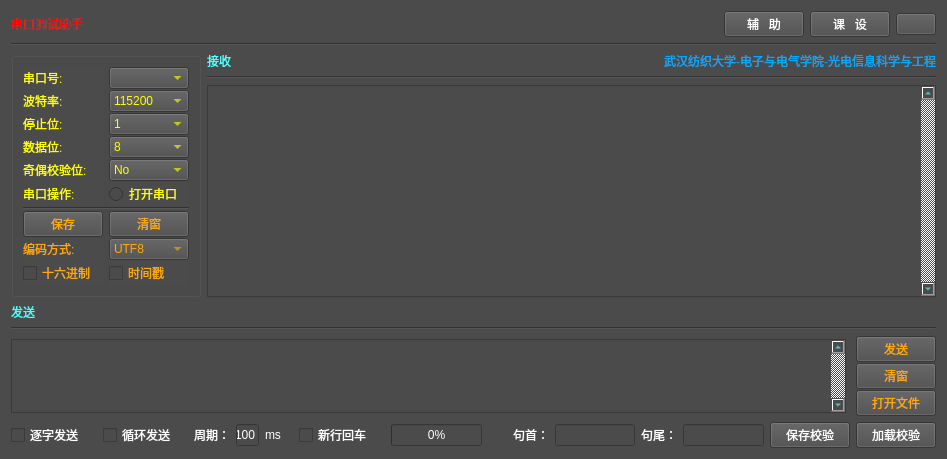
<?xml version="1.0" encoding="UTF-8"?>
<ui version="4.0">
 <class>Form</class>
 <widget class="QWidget" name="Form">
  <property name="geometry">
   <rect>
    <x>0</x>
    <y>0</y>
    <width>947</width>
    <height>441</height>
   </rect>
  </property>
  <property name="sizePolicy">
   <sizepolicy hsizetype="Preferred" vsizetype="Minimum">
    <horstretch>0</horstretch>
    <verstretch>0</verstretch>
   </sizepolicy>
  </property>
  <property name="windowTitle">
   <string>串口调试助手(CHF)</string>
  </property>
  <property name="windowOpacity">
   <double>4.000000000000000</double>
  </property>
  <property name="styleSheet">
   <string notr="true">color: rgb(85, 255, 255);
background-color: rgb(75, 75, 75);
font: 12pt &quot;楷体&quot;;</string>
  </property>
  <layout class="QVBoxLayout" name="verticalLayout" stretch="0,0,0,0,0,0,0">
   <item>
    <layout class="QHBoxLayout" name="horizontalLayout_5">
     <item>
      <widget class="QLabel" name="label_14">
       <property name="styleSheet">
        <string notr="true">font: 16pt &quot;楷体&quot;;
color: rgb(255, 0, 0);</string>
       </property>
       <property name="text">
        <string>串口调试助手</string>
       </property>
      </widget>
     </item>
     <item>
      <spacer name="horizontalSpacer_7">
       <property name="orientation">
        <enum>Qt::Horizontal</enum>
       </property>
       <property name="sizeHint" stdset="0">
        <size>
         <width>40</width>
         <height>20</height>
        </size>
       </property>
      </spacer>
     </item>
     <item>
      <widget class="QPushButton" name="MyDebug">
       <property name="styleSheet">
        <string notr="true">font: 16pt &quot;楷体&quot;;
color: rgb(255, 255, 255);</string>
       </property>
       <property name="text">
        <string>辅   助</string>
       </property>
      </widget>
     </item>
     <item>
      <widget class="QPushButton" name="MyGotoCourse">
       <property name="styleSheet">
        <string notr="true">font: 16pt &quot;楷体&quot;;
color: rgb(255, 255, 255);</string>
       </property>
       <property name="text">
        <string>课   设</string>
       </property>
      </widget>
     </item>
     <item>
      <widget class="QPushButton" name="MyExitBtn">
       <property name="toolTip">
        <string>Esc</string>
       </property>
       <property name="styleSheet">
        <string notr="true">color: rgb(255, 255, 255);</string>
       </property>
       <property name="text">
        <string/>
       </property>
      </widget>
     </item>
    </layout>
   </item>
   <item>
    <widget class="Line" name="line_4">
     <property name="orientation">
      <enum>Qt::Horizontal</enum>
     </property>
    </widget>
   </item>
   <item>
    <layout class="QHBoxLayout" name="horizontalLayout_4">
     <item>
      <widget class="QGroupBox" name="groupBox">
       <property name="title">
        <string/>
       </property>
       <layout class="QGridLayout" name="gridLayout_2">
        <property name="verticalSpacing">
         <number>1</number>
        </property>
        <item row="2" column="0">
         <widget class="QLabel" name="label_5">
          <property name="styleSheet">
           <string notr="true">color:rgb(255, 255, 0);</string>
          </property>
          <property name="text">
           <string>停止位:</string>
          </property>
         </widget>
        </item>
        <item row="1" column="0">
         <widget class="QLabel" name="label_4">
          <property name="styleSheet">
           <string notr="true">color:rgb(255, 255, 0);</string>
          </property>
          <property name="text">
           <string>波特率:</string>
          </property>
         </widget>
        </item>
        <item row="6" column="0" colspan="2">
         <widget class="Line" name="line_3">
          <property name="orientation">
           <enum>Qt::Horizontal</enum>
          </property>
         </widget>
        </item>
        <item row="4" column="1">
         <widget class="QComboBox" name="MyOddEven">
          <property name="styleSheet">
           <string notr="true">color:rgb(255, 255, 0);</string>
          </property>
          <item>
           <property name="text">
            <string>No</string>
           </property>
          </item>
          <item>
           <property name="text">
            <string>Odd</string>
           </property>
          </item>
          <item>
           <property name="text">
            <string>Even</string>
           </property>
          </item>
          <item>
           <property name="text">
            <string>Space</string>
           </property>
          </item>
          <item>
           <property name="text">
            <string>Mark</string>
           </property>
          </item>
         </widget>
        </item>
        <item row="2" column="1">
         <widget class="QComboBox" name="MyStops">
          <property name="styleSheet">
           <string notr="true">color:rgb(255, 255, 0);</string>
          </property>
          <item>
           <property name="text">
            <string>1</string>
           </property>
          </item>
          <item>
           <property name="text">
            <string>1.5</string>
           </property>
          </item>
          <item>
           <property name="text">
            <string>2</string>
           </property>
          </item>
         </widget>
        </item>
        <item row="9" column="1">
         <widget class="QCheckBox" name="MyInsertTime">
          <property name="styleSheet">
           <string notr="true">color: rgb(255, 170, 0);</string>
          </property>
          <property name="text">
           <string>时间戳</string>
          </property>
         </widget>
        </item>
        <item row="7" column="0">
         <widget class="QPushButton" name="MySaveRec">
          <property name="styleSheet">
           <string notr="true">color: rgb(255, 170, 0);</string>
          </property>
          <property name="text">
           <string>保存</string>
          </property>
         </widget>
        </item>
        <item row="3" column="0">
         <widget class="QLabel" name="label_6">
          <property name="styleSheet">
           <string notr="true">color:rgb(255, 255, 0);</string>
          </property>
          <property name="text">
           <string>数据位:</string>
          </property>
         </widget>
        </item>
        <item row="8" column="1">
         <widget class="QComboBox" name="MyEncode">
          <property name="styleSheet">
           <string notr="true">color: rgb(255, 170, 0);</string>
          </property>
          <item>
           <property name="text">
            <string>UTF8</string>
           </property>
          </item>
          <item>
           <property name="text">
            <string>GBK</string>
           </property>
          </item>
         </widget>
        </item>
        <item row="8" column="0">
         <widget class="QLabel" name="label_9">
          <property name="styleSheet">
           <string notr="true">color: rgb(255, 170, 0);</string>
          </property>
          <property name="text">
           <string>编码方式:</string>
          </property>
         </widget>
        </item>
        <item row="5" column="0">
         <widget class="QLabel" name="label_8">
          <property name="styleSheet">
           <string notr="true">color:rgb(255, 255, 0);</string>
          </property>
          <property name="text">
           <string>串口操作:</string>
          </property>
         </widget>
        </item>
        <item row="9" column="0">
         <widget class="QCheckBox" name="MyIsHex">
          <property name="layoutDirection">
           <enum>Qt::LeftToRight</enum>
          </property>
          <property name="styleSheet">
           <string notr="true">color: rgb(255, 170, 0);</string>
          </property>
          <property name="text">
           <string>十六进制</string>
          </property>
         </widget>
        </item>
        <item row="4" column="0">
         <widget class="QLabel" name="label_7">
          <property name="styleSheet">
           <string notr="true">color:rgb(255, 255, 0);</string>
          </property>
          <property name="text">
           <string>奇偶校验位:</string>
          </property>
         </widget>
        </item>
        <item row="5" column="1">
         <widget class="QRadioButton" name="MyControl">
          <property name="layoutDirection">
           <enum>Qt::LeftToRight</enum>
          </property>
          <property name="styleSheet">
           <string notr="true">color:rgb(255, 255, 0);</string>
          </property>
          <property name="text">
           <string>打开串口</string>
          </property>
         </widget>
        </item>
        <item row="0" column="1">
         <widget class="QComboBox" name="MySerialPort">
          <property name="styleSheet">
           <string notr="true">color:rgb(255, 255, 0);</string>
          </property>
         </widget>
        </item>
        <item row="0" column="0">
         <widget class="QLabel" name="label_3">
          <property name="styleSheet">
           <string notr="true">color:rgb(255, 255, 0);</string>
          </property>
          <property name="text">
           <string>串口号:</string>
          </property>
         </widget>
        </item>
        <item row="3" column="1">
         <widget class="QComboBox" name="MyDatas">
          <property name="styleSheet">
           <string notr="true">color:rgb(255, 255, 0);</string>
          </property>
          <property name="currentIndex">
           <number>3</number>
          </property>
          <item>
           <property name="text">
            <string>5</string>
           </property>
          </item>
          <item>
           <property name="text">
            <string>6</string>
           </property>
          </item>
          <item>
           <property name="text">
            <string>7</string>
           </property>
          </item>
          <item>
           <property name="text">
            <string>8</string>
           </property>
          </item>
         </widget>
        </item>
        <item row="1" column="1">
         <widget class="QComboBox" name="MyBaud">
          <property name="styleSheet">
           <string notr="true">color:rgb(255, 255, 0);</string>
          </property>
          <property name="currentIndex">
           <number>7</number>
          </property>
          <item>
           <property name="text">
            <string>1200</string>
           </property>
          </item>
          <item>
           <property name="text">
            <string>2400</string>
           </property>
          </item>
          <item>
           <property name="text">
            <string>4800</string>
           </property>
          </item>
          <item>
           <property name="text">
            <string>9600</string>
           </property>
          </item>
          <item>
           <property name="text">
            <string>19200</string>
           </property>
          </item>
          <item>
           <property name="text">
            <string>38400</string>
           </property>
          </item>
          <item>
           <property name="text">
            <string>57600</string>
           </property>
          </item>
          <item>
           <property name="text">
            <string>115200</string>
           </property>
          </item>
         </widget>
        </item>
        <item row="7" column="1">
         <widget class="QPushButton" name="MyClearRec">
          <property name="styleSheet">
           <string notr="true">color: rgb(255, 170, 0);</string>
          </property>
          <property name="text">
           <string>清窗</string>
          </property>
         </widget>
        </item>
       </layout>
      </widget>
     </item>
     <item>
      <layout class="QVBoxLayout" name="verticalLayout_2">
       <item>
        <layout class="QHBoxLayout" name="horizontalLayout_3">
         <item>
          <widget class="QLabel" name="label">
           <property name="styleSheet">
            <string notr="true">color: rgb(85, 255, 255);</string>
           </property>
           <property name="text">
            <string>接收</string>
           </property>
          </widget>
         </item>
         <item>
          <widget class="QLabel" name="label_15">
           <property name="styleSheet">
            <string notr="true">color: rgb(0, 170, 255);</string>
           </property>
           <property name="text">
            <string>武汉纺织大学-电子与电气学院-光电信息科学与工程</string>
           </property>
           <property name="alignment">
            <set>Qt::AlignRight|Qt::AlignTrailing|Qt::AlignVCenter</set>
           </property>
          </widget>
         </item>
        </layout>
       </item>
       <item>
        <widget class="Line" name="line_5">
         <property name="orientation">
          <enum>Qt::Horizontal</enum>
         </property>
        </widget>
       </item>
       <item>
        <widget class="QTextBrowser" name="MyReceWin">
         <property name="minimumSize">
          <size>
           <width>600</width>
           <height>0</height>
          </size>
         </property>
         <property name="styleSheet">
          <string notr="true"/>
         </property>
         <property name="locale">
          <locale language="English" country="UnitedStates"/>
         </property>
         <property name="frameShape">
          <enum>QFrame::StyledPanel</enum>
         </property>
         <property name="frameShadow">
          <enum>QFrame::Sunken</enum>
         </property>
         <property name="verticalScrollBarPolicy">
          <enum>Qt::ScrollBarAlwaysOn</enum>
         </property>
         <property name="html">
          <string>&lt;!DOCTYPE HTML PUBLIC &quot;-//W3C//DTD HTML 4.0//EN&quot; &quot;http://www.w3.org/TR/REC-html40/strict.dtd&quot;&gt;
&lt;html&gt;&lt;head&gt;&lt;meta name=&quot;qrichtext&quot; content=&quot;1&quot; /&gt;&lt;style type=&quot;text/css&quot;&gt;
p, li { white-space: pre-wrap; }
&lt;/style&gt;&lt;/head&gt;&lt;body style=&quot; font-family:'楷体'; font-size:12pt; font-weight:400; font-style:normal;&quot;&gt;
&lt;p style=&quot;-qt-paragraph-type:empty; margin-top:0px; margin-bottom:0px; margin-left:0px; margin-right:0px; -qt-block-indent:0; text-indent:0px; font-family:'SimSun'; font-size:9pt;&quot;&gt;&lt;br /&gt;&lt;/p&gt;&lt;/body&gt;&lt;/html&gt;</string>
         </property>
        </widget>
       </item>
      </layout>
     </item>
    </layout>
   </item>
   <item>
    <widget class="QLabel" name="label_2">
     <property name="styleSheet">
      <string notr="true">color: rgb(85, 255, 255);</string>
     </property>
     <property name="text">
      <string>发送</string>
     </property>
    </widget>
   </item>
   <item>
    <widget class="Line" name="line_6">
     <property name="orientation">
      <enum>Qt::Horizontal</enum>
     </property>
    </widget>
   </item>
   <item>
    <layout class="QHBoxLayout" name="horizontalLayout_2">
     <property name="spacing">
      <number>10</number>
     </property>
     <item>
      <widget class="QTextEdit" name="MySendWin">
       <property name="minimumSize">
        <size>
         <width>0</width>
         <height>0</height>
        </size>
       </property>
       <property name="maximumSize">
        <size>
         <width>16777215</width>
         <height>74</height>
        </size>
       </property>
       <property name="verticalScrollBarPolicy">
        <enum>Qt::ScrollBarAlwaysOn</enum>
       </property>
      </widget>
     </item>
     <item>
      <layout class="QVBoxLayout" name="verticalLayout_4">
       <property name="spacing">
        <number>1</number>
       </property>
       <item>
        <widget class="QPushButton" name="MySend">
         <property name="styleSheet">
          <string notr="true">color: rgb(255, 170, 0);</string>
         </property>
         <property name="text">
          <string>发送</string>
         </property>
        </widget>
       </item>
       <item>
        <widget class="QPushButton" name="MyClearSen">
         <property name="styleSheet">
          <string notr="true">color: rgb(255, 170, 0);</string>
         </property>
         <property name="text">
          <string>清窗</string>
         </property>
        </widget>
       </item>
       <item>
        <widget class="QPushButton" name="MyOpenFile">
         <property name="styleSheet">
          <string notr="true">color: rgb(255, 170, 0);</string>
         </property>
         <property name="text">
          <string>打开文件</string>
         </property>
        </widget>
       </item>
      </layout>
     </item>
    </layout>
   </item>
   <item>
    <layout class="QHBoxLayout" name="horizontalLayout">
     <item>
      <widget class="QCheckBox" name="MyByOneSend">
       <property name="styleSheet">
        <string notr="true">color: rgb(255, 255, 255);</string>
       </property>
       <property name="text">
        <string>逐字发送</string>
       </property>
      </widget>
     </item>
     <item>
      <spacer name="horizontalSpacer_3">
       <property name="orientation">
        <enum>Qt::Horizontal</enum>
       </property>
       <property name="sizeHint" stdset="0">
        <size>
         <width>40</width>
         <height>20</height>
        </size>
       </property>
      </spacer>
     </item>
     <item>
      <widget class="QCheckBox" name="MyCirculSend">
       <property name="styleSheet">
        <string notr="true">color: rgb(255, 255, 255);</string>
       </property>
       <property name="text">
        <string>循环发送</string>
       </property>
      </widget>
     </item>
     <item>
      <spacer name="horizontalSpacer_4">
       <property name="orientation">
        <enum>Qt::Horizontal</enum>
       </property>
       <property name="sizeHint" stdset="0">
        <size>
         <width>40</width>
         <height>20</height>
        </size>
       </property>
      </spacer>
     </item>
     <item>
      <widget class="QLabel" name="label_10">
       <property name="styleSheet">
        <string notr="true">color: rgb(255, 255, 255);</string>
       </property>
       <property name="text">
        <string>周期：</string>
       </property>
      </widget>
     </item>
     <item>
      <widget class="QLineEdit" name="MyCirculPeriod">
       <property name="maximumSize">
        <size>
         <width>50</width>
         <height>16777215</height>
        </size>
       </property>
       <property name="styleSheet">
        <string notr="true">color: rgb(255, 255, 255);</string>
       </property>
       <property name="text">
        <string>100</string>
       </property>
       <property name="alignment">
        <set>Qt::AlignRight|Qt::AlignTrailing|Qt::AlignVCenter</set>
       </property>
      </widget>
     </item>
     <item>
      <widget class="QLabel" name="label_11">
       <property name="styleSheet">
        <string notr="true">color: rgb(255, 255, 255);</string>
       </property>
       <property name="text">
        <string>ms</string>
       </property>
      </widget>
     </item>
     <item>
      <spacer name="horizontalSpacer">
       <property name="orientation">
        <enum>Qt::Horizontal</enum>
       </property>
       <property name="sizeHint" stdset="0">
        <size>
         <width>40</width>
         <height>20</height>
        </size>
       </property>
      </spacer>
     </item>
     <item>
      <widget class="QCheckBox" name="MyAppendEnter">
       <property name="styleSheet">
        <string notr="true">color: rgb(255, 255, 255);</string>
       </property>
       <property name="text">
        <string>新行回车</string>
       </property>
      </widget>
     </item>
     <item>
      <spacer name="horizontalSpacer_5">
       <property name="orientation">
        <enum>Qt::Horizontal</enum>
       </property>
       <property name="sizeHint" stdset="0">
        <size>
         <width>40</width>
         <height>20</height>
        </size>
       </property>
      </spacer>
     </item>
     <item>
      <widget class="QProgressBar" name="MyProgress">
       <property name="styleSheet">
        <string notr="true">color: rgb(255, 255, 255);</string>
       </property>
       <property name="value">
        <number>0</number>
       </property>
      </widget>
     </item>
     <item>
      <spacer name="horizontalSpacer_2">
       <property name="orientation">
        <enum>Qt::Horizontal</enum>
       </property>
       <property name="sizeHint" stdset="0">
        <size>
         <width>40</width>
         <height>20</height>
        </size>
       </property>
      </spacer>
     </item>
     <item>
      <spacer name="horizontalSpacer_6">
       <property name="orientation">
        <enum>Qt::Horizontal</enum>
       </property>
       <property name="sizeHint" stdset="0">
        <size>
         <width>40</width>
         <height>20</height>
        </size>
       </property>
      </spacer>
     </item>
     <item>
      <widget class="QLabel" name="label_12">
       <property name="styleSheet">
        <string notr="true">color: rgb(255, 255, 255);</string>
       </property>
       <property name="text">
        <string>句首：</string>
       </property>
      </widget>
     </item>
     <item>
      <widget class="QLineEdit" name="MyFormerParity">
       <property name="styleSheet">
        <string notr="true">color: rgb(255, 255, 255);</string>
       </property>
      </widget>
     </item>
     <item>
      <widget class="QLabel" name="label_13">
       <property name="styleSheet">
        <string notr="true">color: rgb(255, 255, 255);</string>
       </property>
       <property name="text">
        <string>句尾：</string>
       </property>
      </widget>
     </item>
     <item>
      <widget class="QLineEdit" name="MyLastParity">
       <property name="styleSheet">
        <string notr="true">color: rgb(255, 255, 255);</string>
       </property>
      </widget>
     </item>
     <item>
      <widget class="QPushButton" name="MySaveParity">
       <property name="styleSheet">
        <string notr="true">color: rgb(255, 255, 255);</string>
       </property>
       <property name="text">
        <string>保存校验</string>
       </property>
      </widget>
     </item>
     <item>
      <widget class="QPushButton" name="MyLoadParity">
       <property name="styleSheet">
        <string notr="true">color: rgb(255, 255, 255);</string>
       </property>
       <property name="text">
        <string>加载校验</string>
       </property>
      </widget>
     </item>
    </layout>
   </item>
  </layout>
 </widget>
 <resources/>
 <connections/>
</ui>
